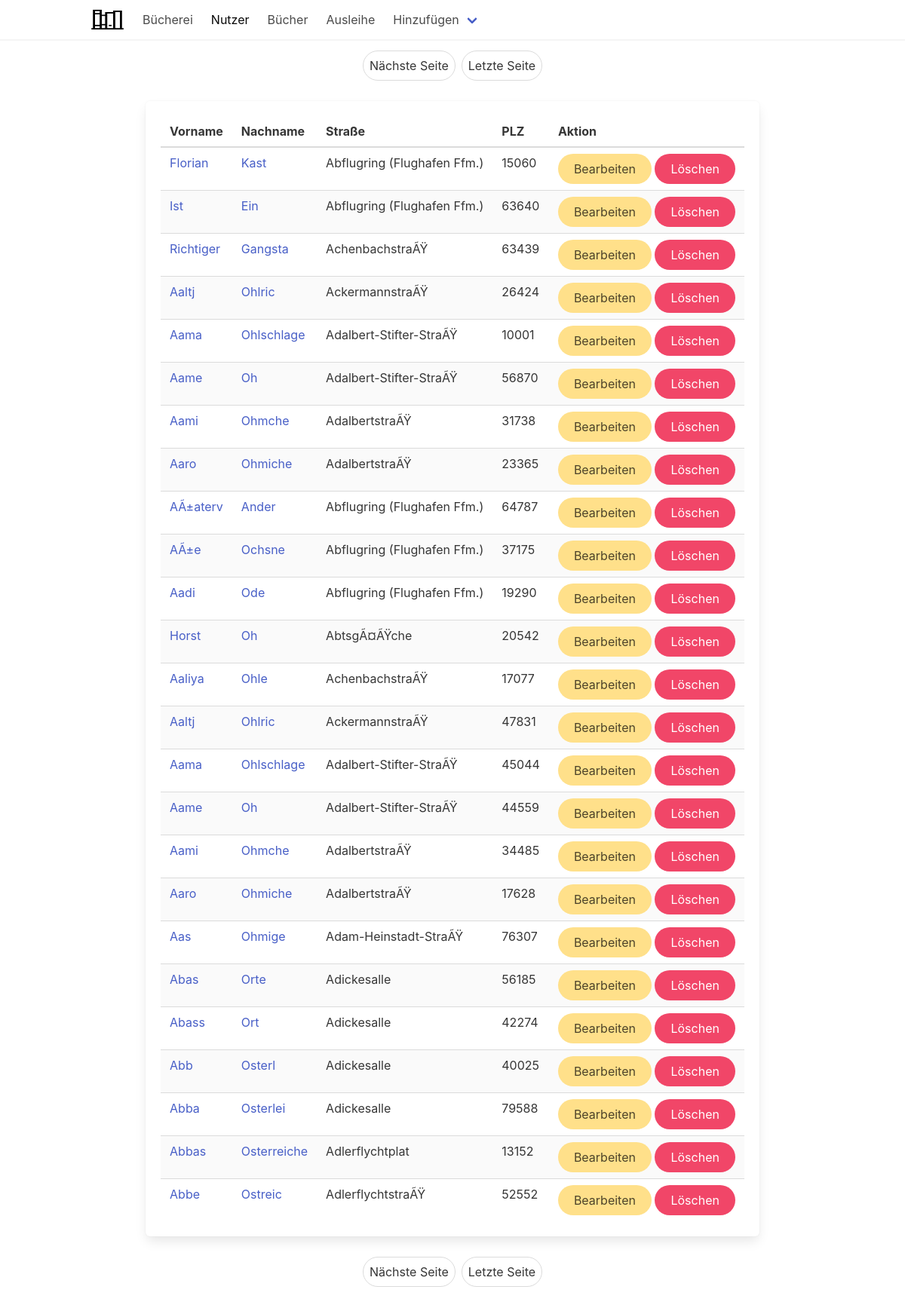
/nutzer/, run on the app's committed database.
### buecherei/models.py (models this page shows, shortened)
class Bibliotheksbenutzer(models.Model):
    name = models.CharField(max_length=64)
    nachname = models.CharField(max_length=64)
    strasse = models.CharField(max_length=64)
    plz = models.IntegerField()
    class Meta:
        verbose_name_plural = "Bibliotheksbenutzer"

### buecherei/views.py (the view, shortened to what this page needs)
# urls.py: path('nutzer/', views.nutzer, name='nutzer'),
def nutzer(request):
    if request.method == 'POST' and request.POST.get("delete"):
        id = request.POST.get("delete")
        nutzer = Bibliotheksbenutzer.objects.get(id=id)
        nutzer.delete()
        messages.info(request, 'Der Nutzer wurde erfolgreich gelöscht!', extra_tags='message is-success')
        return redirect(reverse('nutzer'))
    alle_nutzer = Bibliotheksbenutzer.objects.all()
    paginator = Paginator(alle_nutzer, 25)
    page_number = request.GET.get('page')
    page_obj = paginator.get_page(page_number)
    return render(request, 'nutzer.html', {
        "page_obj": page_obj,
    })

### templates/nutzer.html
{% extends "index.html" %}
{% block navbar %}
    <a class="navbar-item" href="/">Bücherei</a>
    <a class="navbar-item is-active" href="{% url "nutzer" %}">Nutzer</a>
    <a class="navbar-item" href="{% url "buch" %}">Bücher</a>
    <a class="navbar-item" href="{% url "ausleih" %}">Ausleihe</a>
{% endblock %}
{% block table %}
<table class="table is-striped is-hoverable box">
    <thead>
        <tr>
            <th class="th">Vorname</th>
            <th class="th">Nachname</th>
            <th class="th">Straße</th>
            <th class="th">PLZ</th>
            <th class="th th__actions">Aktion</th>
        </tr>
    </thead>
    <tbody>
            {% for user in page_obj %}
            <tr>
                <td class="td"><a href="{% url 'nutzer_detail' user.id %}">{{ user.name }}</a></td>
                <td class="td"><a href="{% url 'nutzer_detail' user.id %}">{{ user.nachname }}</a></td>
                <td class="td">{{ user.strasse }}</td>
                <td class="td">{{ user.plz }}</td>
                <td class="td">
                    <button type="submit" class="button is-warning is-rounded is-responsive" name="edit" value="{{ user.id }}">Bearbeiten</button>
                    <button type="submit" class="button is-danger is-rounded is-responsive" name="delete" value="{{ user.id }}">Löschen</button>
                </td>
            </tr>
            {% endfor %}
    </tbody>
</table>
{% endblock %}

### buecherei/static/css/style.css (style rules this page uses)
a:link { text-decoration: none; }
.table { max-width: fit-content; justify-items: auto; margin: 15px auto; }

### data on the page
Bibliotheksbenutzer: name "Florian", nachname "Kast", strasse "Abflugring (Flughafen Ffm.)", plz "15060", {{ user.id }} 11 (drawn)
Bibliotheksbenutzer: name "Ist", nachname "Ein", strasse "Abflugring (Flughafen Ffm.)", plz "63640", {{ user.id }} 12 (drawn)
Bibliotheksbenutzer: name "Richtiger", nachname "Gangsta", strasse "AchenbachstraÃŸ", plz "63439", {{ user.id }} 14 (drawn)
Bibliotheksbenutzer: name "Aaltj", nachname "Ohlric", strasse "AckermannstraÃŸ", plz "26424", {{ user.id }} 15 (drawn)
Bibliotheksbenutzer: name "Aama", nachname "Ohlschlage", strasse "Adalbert-Stifter-StraÃŸ", plz "10001", {{ user.id }} 16 (drawn)
Bibliotheksbenutzer: name "Aame", nachname "Oh", strasse "Adalbert-Stifter-StraÃŸ", plz "56870", {{ user.id }} 17 (drawn)
Bibliotheksbenutzer: name "Aami", nachname "Ohmche", strasse "AdalbertstraÃŸ", plz "31738", {{ user.id }} 18 (drawn)
Bibliotheksbenutzer: name "Aaro", nachname "Ohmiche", strasse "AdalbertstraÃŸ", plz "23365", {{ user.id }} 19 (drawn)
Bibliotheksbenutzer: name "AÃ±aterv", nachname "Ander", strasse "Abflugring (Flughafen Ffm.)", plz "64787", {{ user.id }} 20 (drawn)
Bibliotheksbenutzer: name "AÃ±e", nachname "Ochsne", strasse "Abflugring (Flughafen Ffm.)", plz "37175", {{ user.id }} 21 (drawn)
Bibliotheksbenutzer: name "Aadi", nachname "Ode", strasse "Abflugring (Flughafen Ffm.)", plz "19290", {{ user.id }} 22 (drawn)
Bibliotheksbenutzer: name "Horst", nachname "Oh", strasse "AbtsgÃ¤ÃŸche", plz "20542", {{ user.id }} 23 (drawn)
Bibliotheksbenutzer: name "Aaliya", nachname "Ohle", strasse "AchenbachstraÃŸ", plz "17077", {{ user.id }} 24 (drawn)
Bibliotheksbenutzer: name "Aaltj", nachname "Ohlric", strasse "AckermannstraÃŸ", plz "47831", {{ user.id }} 25 (drawn)
Bibliotheksbenutzer: name "Aama", nachname "Ohlschlage", strasse "Adalbert-Stifter-StraÃŸ", plz "45044", {{ user.id }} 26 (drawn)
Bibliotheksbenutzer: name "Aame", nachname "Oh", strasse "Adalbert-Stifter-StraÃŸ", plz "44559", {{ user.id }} 27 (drawn)
Bibliotheksbenutzer: name "Aami", nachname "Ohmche", strasse "AdalbertstraÃŸ", plz "34485", {{ user.id }} 28 (drawn)
Bibliotheksbenutzer: name "Aaro", nachname "Ohmiche", strasse "AdalbertstraÃŸ", plz "17628", {{ user.id }} 29 (drawn)
Bibliotheksbenutzer: name "Aas", nachname "Ohmige", strasse "Adam-Heinstadt-StraÃŸ", plz "76307", {{ user.id }} 30 (drawn)
Bibliotheksbenutzer: name "Abas", nachname "Orte", strasse "Adickesalle", plz "56185", {{ user.id }} 38 (drawn)
Bibliotheksbenutzer: name "Abass", nachname "Ort", strasse "Adickesalle", plz "42274", {{ user.id }} 39 (drawn)
Bibliotheksbenutzer: name "Abb", nachname "Osterl", strasse "Adickesalle", plz "40025", {{ user.id }} 40 (drawn)
Bibliotheksbenutzer: name "Abba", nachname "Osterlei", strasse "Adickesalle", plz "79588", {{ user.id }} 41 (drawn)
Bibliotheksbenutzer: name "Abbas", nachname "Osterreiche", strasse "Adlerflychtplat", plz "13152", {{ user.id }} 42 (drawn)
Bibliotheksbenutzer: name "Abbe", nachname "Ostreic", strasse "AdlerflychtstraÃŸ", plz "52552", {{ user.id }} 43 (drawn)
